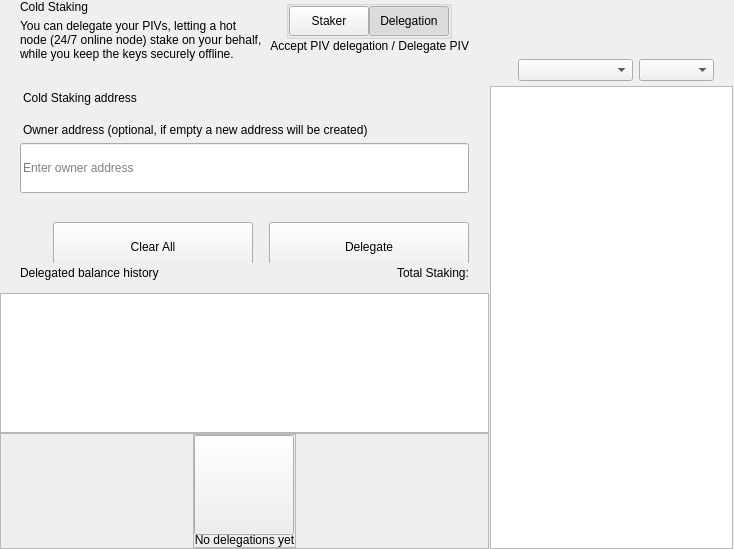
<?xml version="1.0" encoding="UTF-8"?>
<ui version="4.0">
 <class>ColdStakingWidget</class>
 <widget class="QWidget" name="ColdStakingWidget">
  <property name="geometry">
   <rect>
    <x>0</x>
    <y>0</y>
    <width>734</width>
    <height>549</height>
   </rect>
  </property>
  <property name="windowTitle">
   <string>Form</string>
  </property>
  <layout class="QHBoxLayout" name="horizontalLayout_1" stretch="2,1">
   <property name="spacing">
    <number>0</number>
   </property>
   <property name="leftMargin">
    <number>0</number>
   </property>
   <property name="topMargin">
    <number>0</number>
   </property>
   <property name="rightMargin">
    <number>0</number>
   </property>
   <property name="bottomMargin">
    <number>0</number>
   </property>
   <item>
    <widget class="QWidget" name="left" native="true">
     <layout class="QVBoxLayout" name="verticalLayout_3">
      <property name="leftMargin">
       <number>0</number>
      </property>
      <property name="topMargin">
       <number>0</number>
      </property>
      <property name="rightMargin">
       <number>0</number>
      </property>
      <property name="bottomMargin">
       <number>0</number>
      </property>
      <item>
       <layout class="QVBoxLayout" name="verticalLayout_2">
        <property name="spacing">
         <number>0</number>
        </property>
        <item>
         <layout class="QVBoxLayout" name="verticalLayoutTop">
          <property name="spacing">
           <number>0</number>
          </property>
          <property name="leftMargin">
           <number>0</number>
          </property>
          <property name="rightMargin">
           <number>0</number>
          </property>
          <item>
           <widget class="QWidget" name="containerTitle" native="true">
            <property name="sizePolicy">
             <sizepolicy hsizetype="Preferred" vsizetype="Minimum">
              <horstretch>0</horstretch>
              <verstretch>0</verstretch>
             </sizepolicy>
            </property>
            <property name="maximumSize">
             <size>
              <width>16777215</width>
              <height>200</height>
             </size>
            </property>
            <layout class="QHBoxLayout" name="containerTitleLayout">
             <property name="spacing">
              <number>0</number>
             </property>
             <property name="leftMargin">
              <number>20</number>
             </property>
             <property name="topMargin">
              <number>0</number>
             </property>
             <property name="rightMargin">
              <number>20</number>
             </property>
             <property name="bottomMargin">
              <number>0</number>
             </property>
             <item>
              <layout class="QVBoxLayout" name="verticalLayout11">
               <property name="spacing">
                <number>5</number>
               </property>
               <item>
                <widget class="QLabel" name="labelTitle">
                 <property name="text">
                  <string>Cold Staking</string>
                 </property>
                </widget>
               </item>
               <item>
                <widget class="QLabel" name="labelSubtitle1">
                 <property name="maximumSize">
                  <size>
                   <width>16777215</width>
                   <height>16777215</height>
                  </size>
                 </property>
                 <property name="text">
                  <string>You can delegate your PIVs, letting a hot node (24/7 online node) stake on your behalf, while you keep the keys securely offline.</string>
                 </property>
                 <property name="wordWrap">
                  <bool>true</bool>
                 </property>
                </widget>
               </item>
              </layout>
             </item>
             <item>
              <spacer name="horizontalSpacer">
               <property name="orientation">
                <enum>Qt::Horizontal</enum>
               </property>
               <property name="sizeHint" stdset="0">
                <size>
                 <width>40</width>
                 <height>20</height>
                </size>
               </property>
              </spacer>
             </item>
             <item>
              <widget class="QWidget" name="containerViewPrivacyChecks" native="true">
               <layout class="QVBoxLayout" name="containerPrivacyChecks">
                <property name="spacing">
                 <number>0</number>
                </property>
                <property name="leftMargin">
                 <number>0</number>
                </property>
                <property name="topMargin">
                 <number>0</number>
                </property>
                <property name="rightMargin">
                 <number>0</number>
                </property>
                <property name="bottomMargin">
                 <number>0</number>
                </property>
                <item alignment="Qt::AlignHCenter|Qt::AlignVCenter">
                 <widget class="QGroupBox" name="groupBox">
                  <property name="title">
                   <string/>
                  </property>
                  <layout class="QHBoxLayout" name="horizontalLayout_2_1">
                   <property name="spacing">
                    <number>0</number>
                   </property>
                   <property name="leftMargin">
                    <number>0</number>
                   </property>
                   <property name="topMargin">
                    <number>0</number>
                   </property>
                   <property name="rightMargin">
                    <number>0</number>
                   </property>
                   <property name="bottomMargin">
                    <number>0</number>
                   </property>
                   <item>
                    <widget class="QPushButton" name="pushLeft">
                     <property name="minimumSize">
                      <size>
                       <width>0</width>
                       <height>30</height>
                      </size>
                     </property>
                     <property name="maximumSize">
                      <size>
                       <width>300</width>
                       <height>30</height>
                      </size>
                     </property>
                     <property name="focusPolicy">
                      <enum>Qt::NoFocus</enum>
                     </property>
                     <property name="text">
                      <string>Staker</string>
                     </property>
                     <property name="checkable">
                      <bool>true</bool>
                     </property>
                     <property name="autoExclusive">
                      <bool>true</bool>
                     </property>
                    </widget>
                   </item>
                   <item>
                    <widget class="QPushButton" name="pushRight">
                     <property name="minimumSize">
                      <size>
                       <width>0</width>
                       <height>30</height>
                      </size>
                     </property>
                     <property name="maximumSize">
                      <size>
                       <width>300</width>
                       <height>30</height>
                      </size>
                     </property>
                     <property name="focusPolicy">
                      <enum>Qt::NoFocus</enum>
                     </property>
                     <property name="text">
                      <string>Delegation</string>
                     </property>
                     <property name="checkable">
                      <bool>true</bool>
                     </property>
                     <property name="checked">
                      <bool>true</bool>
                     </property>
                     <property name="autoExclusive">
                      <bool>true</bool>
                     </property>
                    </widget>
                   </item>
                  </layout>
                 </widget>
                </item>
                <item alignment="Qt::AlignTop">
                 <widget class="QLabel" name="labelSubtitle2">
                  <property name="text">
                   <string>Accept PIV delegation / Delegate PIV</string>
                  </property>
                  <property name="alignment">
                   <set>Qt::AlignRight|Qt::AlignTrailing|Qt::AlignVCenter</set>
                  </property>
                 </widget>
                </item>
               </layout>
              </widget>
             </item>
            </layout>
           </widget>
          </item>
          <item>
           <spacer name="verticalSpacer_2">
            <property name="orientation">
             <enum>Qt::Vertical</enum>
            </property>
            <property name="sizeType">
             <enum>QSizePolicy::Fixed</enum>
            </property>
            <property name="sizeHint" stdset="0">
             <size>
              <width>20</width>
              <height>30</height>
             </size>
            </property>
           </spacer>
          </item>
          <item>
           <widget class="QWidget" name="containerSend" native="true">
            <property name="minimumSize">
             <size>
              <width>0</width>
              <height>50</height>
             </size>
            </property>
            <layout class="QVBoxLayout" name="containerSendRow">
             <property name="spacing">
              <number>6</number>
             </property>
             <property name="leftMargin">
              <number>0</number>
             </property>
             <property name="topMargin">
              <number>0</number>
             </property>
             <property name="rightMargin">
              <number>0</number>
             </property>
             <property name="bottomMargin">
              <number>0</number>
             </property>
             <item>
              <widget class="QLabel" name="labelEditTitle">
               <property name="maximumSize">
                <size>
                 <width>16777215</width>
                 <height>30</height>
                </size>
               </property>
               <property name="styleSheet">
                <string notr="true">padding-left:20px; padding-bottom:3px;</string>
               </property>
               <property name="text">
                <string>Cold Staking address</string>
               </property>
              </widget>
             </item>
             <item>
              <spacer name="verticalSpacer_6">
               <property name="orientation">
                <enum>Qt::Vertical</enum>
               </property>
               <property name="sizeType">
                <enum>QSizePolicy::Fixed</enum>
               </property>
               <property name="sizeHint" stdset="0">
                <size>
                 <width>20</width>
                 <height>9</height>
                </size>
               </property>
              </spacer>
             </item>
             <item>
              <widget class="QWidget" name="containerOwner" native="true">
               <layout class="QVBoxLayout" name="vContainerOwner">
                <property name="spacing">
                 <number>4</number>
                </property>
                <property name="leftMargin">
                 <number>20</number>
                </property>
                <property name="topMargin">
                 <number>0</number>
                </property>
                <property name="rightMargin">
                 <number>20</number>
                </property>
                <property name="bottomMargin">
                 <number>0</number>
                </property>
                <item>
                 <widget class="QLabel" name="labelSubtitleDescription">
                  <property name="maximumSize">
                   <size>
                    <width>16777215</width>
                    <height>20</height>
                   </size>
                  </property>
                  <property name="styleSheet">
                   <string notr="true">margin-bottom:2px;
                   margin-left:0.05px;
                   padding:0px;</string>
                  </property>
                  <property name="text">
                   <string>Owner address (optional, if empty a new address will be created)</string>
                  </property>
                 </widget>
                </item>
                <item>
                 <widget class="QLineEdit" name="lineEditOwnerAddress">
                  <property name="minimumSize">
                   <size>
                    <width>0</width>
                    <height>50</height>
                   </size>
                  </property>
                  <property name="maximumSize">
                   <size>
                    <width>16777215</width>
                    <height>50</height>
                   </size>
                  </property>
                  <property name="styleSheet">
                   <string notr="true"/>
                  </property>
                  <property name="placeholderText">
                   <string>Enter owner address</string>
                  </property>
                 </widget>
                </item>
               </layout>
              </widget>
             </item>
            </layout>
           </widget>
          </item>
         </layout>
        </item>
        <item>
         <spacer name="verticalSpacer_3">
          <property name="orientation">
           <enum>Qt::Vertical</enum>
          </property>
          <property name="sizeType">
           <enum>QSizePolicy::Minimum</enum>
          </property>
          <property name="sizeHint" stdset="0">
           <size>
            <width>20</width>
            <height>20</height>
           </size>
          </property>
         </spacer>
        </item>
        <item>
         <widget class="QWidget" name="containerBtn" native="true">
          <property name="minimumSize">
           <size>
            <width>0</width>
            <height>50</height>
           </size>
          </property>
          <layout class="QHBoxLayout" name="horizontalLayout">
           <property name="rightMargin">
            <number>20</number>
           </property>
           <item>
            <spacer name="horizontalSpacer_2">
             <property name="orientation">
              <enum>Qt::Horizontal</enum>
             </property>
             <property name="sizeHint" stdset="0">
              <size>
               <width>200</width>
               <height>20</height>
              </size>
             </property>
            </spacer>
           </item>
           <item>
            <layout class="QHBoxLayout" name="horizontalLayout_7">
             <item>
              <spacer name="horizontalSpacer_3">
               <property name="orientation">
                <enum>Qt::Horizontal</enum>
               </property>
               <property name="sizeType">
                <enum>QSizePolicy::Expanding</enum>
               </property>
               <property name="sizeHint" stdset="0">
                <size>
                 <width>40</width>
                 <height>20</height>
                </size>
               </property>
              </spacer>
             </item>
             <item>
              <widget class="QPushButton" name="pushButtonClear">
               <property name="minimumSize">
                <size>
                 <width>200</width>
                 <height>50</height>
                </size>
               </property>
               <property name="focusPolicy">
                <enum>Qt::NoFocus</enum>
               </property>
               <property name="text">
                <string>Clear All</string>
               </property>
              </widget>
             </item>
             <item>
              <spacer name="horizontalSpacer_4">
               <property name="orientation">
                <enum>Qt::Horizontal</enum>
               </property>
               <property name="sizeType">
                <enum>QSizePolicy::Fixed</enum>
               </property>
               <property name="sizeHint" stdset="0">
                <size>
                 <width>10</width>
                 <height>20</height>
                </size>
               </property>
              </spacer>
             </item>
             <item>
              <widget class="QPushButton" name="pushButtonSend">
               <property name="minimumSize">
                <size>
                 <width>200</width>
                 <height>50</height>
                </size>
               </property>
               <property name="maximumSize">
                <size>
                 <width>200</width>
                 <height>50</height>
                </size>
               </property>
               <property name="focusPolicy">
                <enum>Qt::NoFocus</enum>
               </property>
               <property name="text">
                <string>Delegate</string>
               </property>
              </widget>
             </item>
            </layout>
           </item>
          </layout>
         </widget>
        </item>
        <item>
         <widget class="QWidget" name="containerHistoryLabel" native="true">
          <layout class="QHBoxLayout" name="horizontalLayout_4">
           <property name="spacing">
            <number>0</number>
           </property>
           <property name="leftMargin">
            <number>20</number>
           </property>
           <property name="topMargin">
            <number>0</number>
           </property>
           <property name="rightMargin">
            <number>20</number>
           </property>
           <property name="bottomMargin">
            <number>0</number>
           </property>
           <item>
            <widget class="QWidget" name="verticalWidget" native="true">
             <property name="minimumSize">
              <size>
               <width>100</width>
               <height>0</height>
              </size>
             </property>
             <layout class="QVBoxLayout" name="verticalLayout_58">
              <property name="leftMargin">
               <number>0</number>
              </property>
              <property name="topMargin">
               <number>0</number>
              </property>
              <property name="rightMargin">
               <number>0</number>
              </property>
              <property name="bottomMargin">
               <number>0</number>
              </property>
              <item>
               <widget class="QLabel" name="labelListHistory">
                <property name="text">
                 <string>Delegated balance history</string>
                </property>
               </widget>
              </item>
             </layout>
            </widget>
           </item>
           <item>
            <spacer name="horizontalSpacer_5">
             <property name="orientation">
              <enum>Qt::Horizontal</enum>
             </property>
             <property name="sizeHint" stdset="0">
              <size>
               <width>40</width>
               <height>20</height>
              </size>
             </property>
            </spacer>
           </item>
           <item>
            <widget class="QLabel" name="labelStakingTotal">
             <property name="text">
              <string>Total Staking:</string>
             </property>
            </widget>
           </item>
          </layout>
         </widget>
        </item>
        <item>
         <layout class="QVBoxLayout" name="verticalLayout_64">
          <property name="spacing">
           <number>0</number>
          </property>
          <item>
           <spacer name="verticalSpacer_44">
            <property name="orientation">
             <enum>Qt::Vertical</enum>
            </property>
            <property name="sizeType">
             <enum>QSizePolicy::Fixed</enum>
            </property>
            <property name="sizeHint" stdset="0">
             <size>
              <width>20</width>
              <height>10</height>
             </size>
            </property>
           </spacer>
          </item>
          <item>
           <widget class="QListView" name="listView">
            <property name="enabled">
             <bool>true</bool>
            </property>
            <property name="mouseTracking">
             <bool>true</bool>
            </property>
           </widget>
          </item>
          <item>
           <widget class="QFrame" name="emptyContainer">
            <property name="minimumSize">
             <size>
              <width>0</width>
              <height>100</height>
             </size>
            </property>
            <property name="frameShape">
             <enum>QFrame::StyledPanel</enum>
            </property>
            <property name="frameShadow">
             <enum>QFrame::Raised</enum>
            </property>
            <layout class="QVBoxLayout" name="verticalLayout_71" stretch="1,8">
             <property name="spacing">
              <number>0</number>
             </property>
             <property name="leftMargin">
              <number>0</number>
             </property>
             <property name="topMargin">
              <number>0</number>
             </property>
             <property name="rightMargin">
              <number>0</number>
             </property>
             <property name="bottomMargin">
              <number>0</number>
             </property>
             <item>
              <spacer name="verticalSpacer">
               <property name="orientation">
                <enum>Qt::Vertical</enum>
               </property>
               <property name="sizeHint" stdset="0">
                <size>
                 <width>20</width>
                 <height>20</height>
                </size>
               </property>
              </spacer>
             </item>
             <item alignment="Qt::AlignHCenter|Qt::AlignVCenter">
              <widget class="QFrame" name="emptyScreen">
               <property name="sizePolicy">
                <sizepolicy hsizetype="Expanding" vsizetype="Expanding">
                 <horstretch>0</horstretch>
                 <verstretch>0</verstretch>
                </sizepolicy>
               </property>
               <property name="frameShape">
                <enum>QFrame::StyledPanel</enum>
               </property>
               <property name="frameShadow">
                <enum>QFrame::Raised</enum>
               </property>
               <layout class="QVBoxLayout" name="verticalLayout">
                <property name="spacing">
                 <number>30</number>
                </property>
                <property name="leftMargin">
                 <number>0</number>
                </property>
                <property name="topMargin">
                 <number>0</number>
                </property>
                <property name="rightMargin">
                 <number>0</number>
                </property>
                <property name="bottomMargin">
                 <number>0</number>
                </property>
                <item alignment="Qt::AlignHCenter|Qt::AlignVCenter">
                 <widget class="QPushButton" name="pushImgEmpty">
                  <property name="minimumSize">
                   <size>
                    <width>100</width>
                    <height>100</height>
                   </size>
                  </property>
                  <property name="maximumSize">
                   <size>
                    <width>100</width>
                    <height>100</height>
                   </size>
                  </property>
                  <property name="focusPolicy">
                   <enum>Qt::NoFocus</enum>
                  </property>
                  <property name="text">
                   <string/>
                  </property>
                  <property name="iconSize">
                   <size>
                    <width>100</width>
                    <height>100</height>
                   </size>
                  </property>
                 </widget>
                </item>
                <item alignment="Qt::AlignHCenter|Qt::AlignVCenter">
                 <widget class="QLabel" name="labelEmpty">
                  <property name="styleSheet">
                   <string notr="true"/>
                  </property>
                  <property name="text">
                   <string>No delegations yet</string>
                  </property>
                  <property name="alignment">
                   <set>Qt::AlignCenter</set>
                  </property>
                 </widget>
                </item>
               </layout>
              </widget>
             </item>
            </layout>
           </widget>
          </item>
         </layout>
        </item>
       </layout>
      </item>
     </layout>
    </widget>
   </item>
   <item>
    <widget class="QWidget" name="right" native="true">
     <layout class="QVBoxLayout" name="rightContainer">
      <property name="spacing">
       <number>0</number>
      </property>
      <property name="leftMargin">
       <number>1</number>
      </property>
      <property name="topMargin">
       <number>0</number>
      </property>
      <property name="rightMargin">
       <number>1</number>
      </property>
      <property name="bottomMargin">
       <number>0</number>
      </property>
      <item>
       <widget class="QWidget" name="containerRightButtons" native="true">
        <property name="minimumSize">
         <size>
          <width>0</width>
          <height>50</height>
         </size>
        </property>
        <layout class="QVBoxLayout" name="verticalLayout_4">
         <property name="leftMargin">
          <number>19</number>
         </property>
         <property name="topMargin">
          <number>0</number>
         </property>
         <property name="rightMargin">
          <number>19</number>
         </property>
         <property name="bottomMargin">
          <number>0</number>
         </property>
         <item>
          <widget class="OptionButton" name="btnCoinControl" native="true">
           <property name="minimumSize">
            <size>
             <width>0</width>
             <height>0</height>
            </size>
           </property>
          </widget>
         </item>
         <item>
          <widget class="OptionButton" name="btnColdStaking" native="true"/>
         </item>
         <item>
          <widget class="OptionButton" name="btnMyStakingAddresses" native="true">
           <property name="sizePolicy">
            <sizepolicy hsizetype="Preferred" vsizetype="Minimum">
             <horstretch>0</horstretch>
             <verstretch>0</verstretch>
            </sizepolicy>
           </property>
          </widget>
         </item>
        </layout>
       </widget>
      </item>
      <item>
       <widget class="QWidget" name="sortWidget" native="true">
        <layout class="QHBoxLayout" name="horizontalLayout_6">
         <property name="leftMargin">
          <number>19</number>
         </property>
         <property name="rightMargin">
          <number>19</number>
         </property>
         <property name="bottomMargin">
          <number>5</number>
         </property>
         <item>
          <spacer name="horizontalSpacer_6">
           <property name="orientation">
            <enum>Qt::Horizontal</enum>
           </property>
           <property name="sizeHint" stdset="0">
            <size>
             <width>40</width>
             <height>20</height>
            </size>
           </property>
          </spacer>
         </item>
         <item>
          <widget class="QComboBox" name="comboBoxSort">
           <property name="sizePolicy">
            <sizepolicy hsizetype="Preferred" vsizetype="Fixed">
             <horstretch>0</horstretch>
             <verstretch>0</verstretch>
            </sizepolicy>
           </property>
           <property name="minimumSize">
            <size>
             <width>115</width>
             <height>0</height>
            </size>
           </property>
          </widget>
         </item>
         <item>
          <widget class="QComboBox" name="comboBoxSortOrder">
           <property name="sizePolicy">
            <sizepolicy hsizetype="Preferred" vsizetype="Fixed">
             <horstretch>0</horstretch>
             <verstretch>0</verstretch>
            </sizepolicy>
           </property>
           <property name="minimumSize">
            <size>
             <width>75</width>
             <height>0</height>
            </size>
           </property>
          </widget>
         </item>
        </layout>
       </widget>
      </item>
      <item>
       <widget class="QListView" name="listViewStakingAddress">
        <property name="enabled">
         <bool>true</bool>
        </property>
        <property name="mouseTracking">
         <bool>true</bool>
        </property>
       </widget>
      </item>
     </layout>
    </widget>
   </item>
  </layout>
 </widget>
 <customwidgets>
  <customwidget>
   <class>OptionButton</class>
   <extends>QWidget</extends>
   <header>qt/pivx/optionbutton.h</header>
   <container>1</container>
  </customwidget>
 </customwidgets>
 <resources/>
 <connections/>
</ui>
